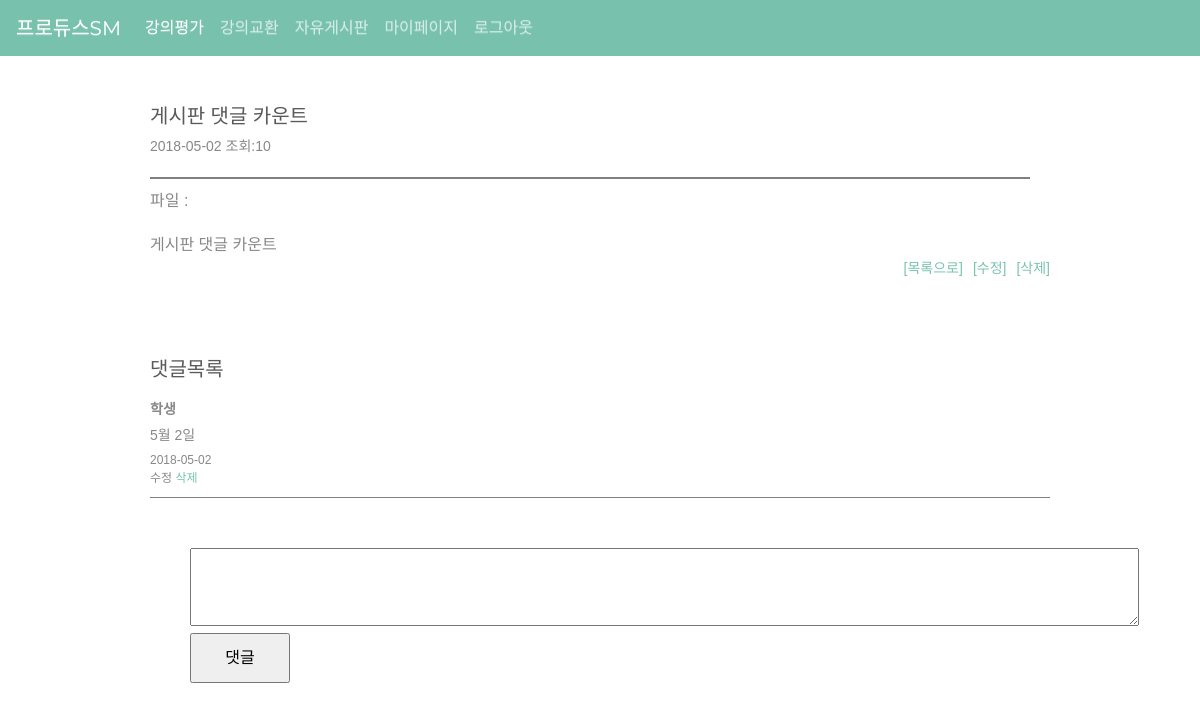
The page /page/free_board/free_read.php?idx=2 (signed in) on the database its author committed.
### tables this page shows
CREATE TABLE `free_board` (
  `idx` int(11) NOT NULL,
  `name` varchar(100) NOT NULL,
  `title` varchar(100) NOT NULL,
  `content` text NOT NULL,
  `date` date NOT NULL,
  `hit` int(11) NOT NULL,
  `file` varchar(100)
);

CREATE TABLE `free_reply` (
  `idx` int(11) NOT NULL,
  `con_num` int(11) NOT NULL,
  `name` varchar(100) NOT NULL,
  `content` text NOT NULL,
  `date` date NOT NULL
);

### db.php (called while the page is built, shortened)
<?php
 $db = new mysqli("localhost","root","123456","producesm");
 $db->set_charset("utf8");
 function mq($sql){
   global $db;
   return $db->query($sql);
 }
 ?>

### page/free_board/free_read.php (the view, shortened to what this page needs)
<?php
include "../../db.php";
if(isset($_SESSION['userid'])){
	$bno = $_GET['idx'];
	$sql = mq("select * from free_board where idx='".$bno."'");
	$free_board = $sql->fetch_array();
?>
<!doctype html>
<html lang="ko">
 <head>
  <link rel="stylesheet" href="../../css/board.css" />
  <link rel="stylesheet" href="../../css/jquery-ui.css" />
	<link rel="stylesheet" href="../../css/bootstrap.min.css">
	<link rel="stylesheet" href="../../css/bootstrap-theme.min.css">
</head>
<nav class="navbar navbar-expand-lg navbar-dark bg-primary">
	<a class="navbar-brand" href="../../../index.php">프로듀스SM</a>
	<div class="collapse navbar-collapse" id="navbarColor01">
		<ul class="navbar-nav mr-auto">
			<li class="nav-item active">
				<a class="nav-link" href="../../page/evaluation.php">강의평가 <span class="sr-only">(current)</span></a>
			</li>
			<li class="nav-item">
				<a class="nav-link" href="../../page/trade.php">강의교환</a>
			</li>
			<li class="nav-item">
				<a class="nav-link" href="../../page/list.php">자유게시판</a>
			</li>
			<li class="nav-item">
				<a class="nav-link" href="../../page/mypage.php">마이페이지</a>
			</li>
		 <li class="nav-item">
				<a class="nav-link" href="../../member/logout.php">로그아웃</a>
			</li>
		</ul>
	</div>
</nav>
<body>
<div id="board_read">
		<br><br><h5><?php echo $free_board['title']; ?></h5>
		<div id="user_info">
			<?php echo $free_board['date']; ?> 조회:<?php echo $free_board['hit']; ?>
				<div id="bo_line"></div>
			</div>
			<div style="padding-top:10px;">
			파일 : <a href="../../upload/<?php echo $board['file'];?>" download><?php echo $free_board['file']; ?></a>
			</div>
			<div id="bo_content">
				<?php echo nl2br("$free_board[content]"); ?>
			</div>
		<div id="bo_ser">
			<ul>
				<li><a href="../list.php">[목록으로]</a></li>
				<?php
					if($_SESSION['userid'] == $free_board['name'])
						{  ?>
						<li><a href="free_modify.php?idx=<?php echo $bno; ?>">[수정]</a></li>
						<li><a href="free_delete.php?idx=<?php echo $bno; ?>">[삭제]</a></li>
					<?php }else{ }?>
			</ul>
		</div>
<div class="reply_view">
	<h5>댓글목록</h5>
		<?php
			$sql3 = mq("select * from free_reply where con_num='".$bno."' order by idx asc");
			while($free_reply = $sql3->fetch_array()){
		?>
		<div class="dap_lo">
			<div><b>학생</b></div>
			<div class="dap_to comt_edit"><?php echo nl2br("$free_reply[content]"); ?></div>
			<div class="rep_me dap_to"><?php echo $free_reply['date']; ?></div>
			<div class="rep_me rep_menu">
				<?php
					if($_SESSION['userid'] == $free_reply['name'])
						{  ?>
							<a class="dat_edit_bt">수정</a>
							<a href="free_reply_delete.php?idx=<?php echo $free_reply['idx']; ?>">삭제</a>
					<?php }else{ }?>
			</div>
		</div>
	<?php } ?>
	<div class="dap_ins">
		<ul>
			<li class="fl"><textarea name="content" class="free_reply_content" id="re_content" cols="100" rows="3"></textarea></li>
			<li><input type="button" id="rep_bt" value="댓글" class="re_bt" /></li>
		</ul>
	</div>
</div>
</div>
</body>
</html>
<?php
}else{
echo "<script>alert('잘못된 접근입니다.'); location.href='../../index.php'; </script>";
	}
?>

### css/board.css (style rules this page uses)
a { text-decoration: none; color:#333; }
ul li { list-style:none; }
.fl { float:left; }
#board_read { width:900px; font-family:'malgun gothic','Sans-Serif','arial'; margin: 0 auto; position: relative; word-break:break-all; }
#user_info { font-size:14px; }
#bo_line { width:880px; height:2px; background: gray; margin-top:20px; }
#bo_content { margin-top:20px; }
#bo_ser { font:14px 'malgun gothic','Sans-Serif','arial'; color:#333; position: absolute; right: 0; }
#bo_ser > ul > li { float:left; margin-left:10px; }
.reply_view { width:900px; position: relative; top:100px; margin: 0 auto; word-break:break-all; }
.dap_lo { font-size: 14px; padding:10px 0 10px 0; border-bottom: solid 1px gray; }
.dap_to { margin-top:5px; }
.rep_me { font-size:12px; }
.re_bt { width:100px; height:50px; font-size:16px; }
.dap_ins { margin-top:50px; }
.dat_edit_bt { cursor: pointer; }

### rows shown on the page
free_board: title "게시판 댓글 카운트", date "2018-05-02", hit "10", content "게시판 댓글 카운트"
free_reply: content "5월 2일", date "2018-05-02"
